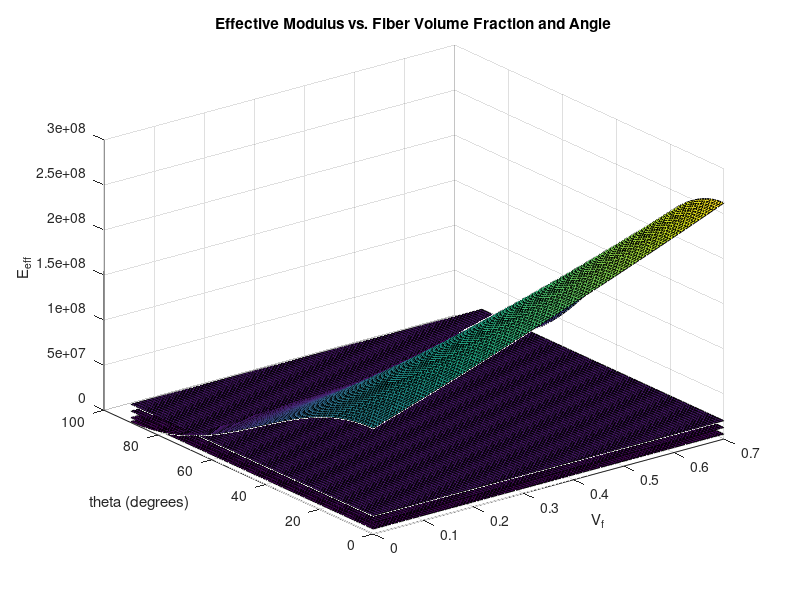

MATLAB code to generate this figure:
clear all; % Clear the workspace 

%% Parameters

% Parameters (Young's modulus)
nu_m = 0.14;          % [-], Poisson's ratio of the matrix  %functie
E_fiber1 =  5.35e+08; % [Pa], Young's modulus for fiber (PCL) 
E_matrix = 1.18e+06;  % [Pa], Young's modulus for matrix 
E_fiber2 = E_fiber1;     % [Pa], Young's modulus of the second fiber

% Parameters (Young's modulus of the real pleura) 
E_eff0 = ones(100,100) .* 2.04e7;  % [Pa], Young's modulus for 0 degrees
E_eff30 = ones(100,100) .* 5.58e6; % [Pa], Young's modulus for 30 degrees
E_eff60 = ones(100,100) .* 5.3e6;  % [Pa], Young's modulus for 60 degrees
E_eff90 = ones(100,100) .* 1.28e7; % [Pa], Young's modulus for 90 degrees

% Parameters (Orientations)
theta = linspace(0, 90, 100);  % [degrees], Range of angles to plot, with respect to the load. 
alpha = 0;        % [degrees], (Theta-Angle = angle of fiber 1 [PCL]) 
alpha_fiber2 = 90; % angle of the second fiber with respect to the applied load

% Parameters (Volume Fractions) 
V_fiber1 = 0.7;  % [-], Volume fraction of the first fiber (PCL fiber)
V_fiber2 = linspace(0, 0.7, 100); % [-], Volume fraction of the second fiber

%% Formula's Effective Young's modulus

%create meshgrid of V_f and theta
[V_f2_mesh, theta_mesh] = meshgrid(V_fiber2, theta);

% Effective Young's Modulus for each fiber
E_eff_total = E_matrix .* (1 + nu_m .* ((V_fiber1 + V_f2_mesh) .* (E_fiber1 + E_fiber2) ./ E_matrix - 1) .* cosd(theta_mesh).^2) ./ (1 - (V_fiber1 + V_fiber2) .* nu_m .* cosd(theta_mesh).^2);

% plot the surface plot
surf(V_f2_mesh, theta_mesh, E_eff_total);
xlabel('V_f');
ylabel('theta (degrees)');
zlabel('E_{eff}');

title('Effective Modulus vs. Fiber Volume Fraction and Angle');

hold on; 
surf(V_f2_mesh, theta_mesh, E_eff0);

hold on; 
surf(V_f2_mesh, theta_mesh, E_eff30);

hold on; 
surf(V_f2_mesh, theta_mesh, E_eff60);

hold on; 
surf(V_f2_mesh, theta_mesh, E_eff90);
%hold off;

